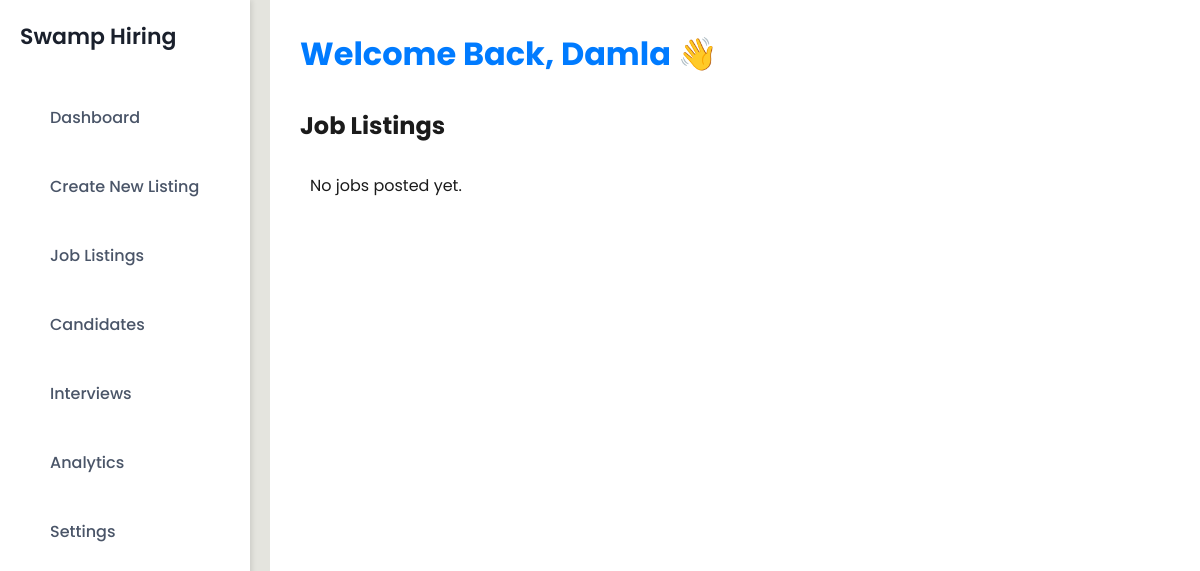
/employer_job_listings/ (signed in), run on an earlier commit of the app's database.
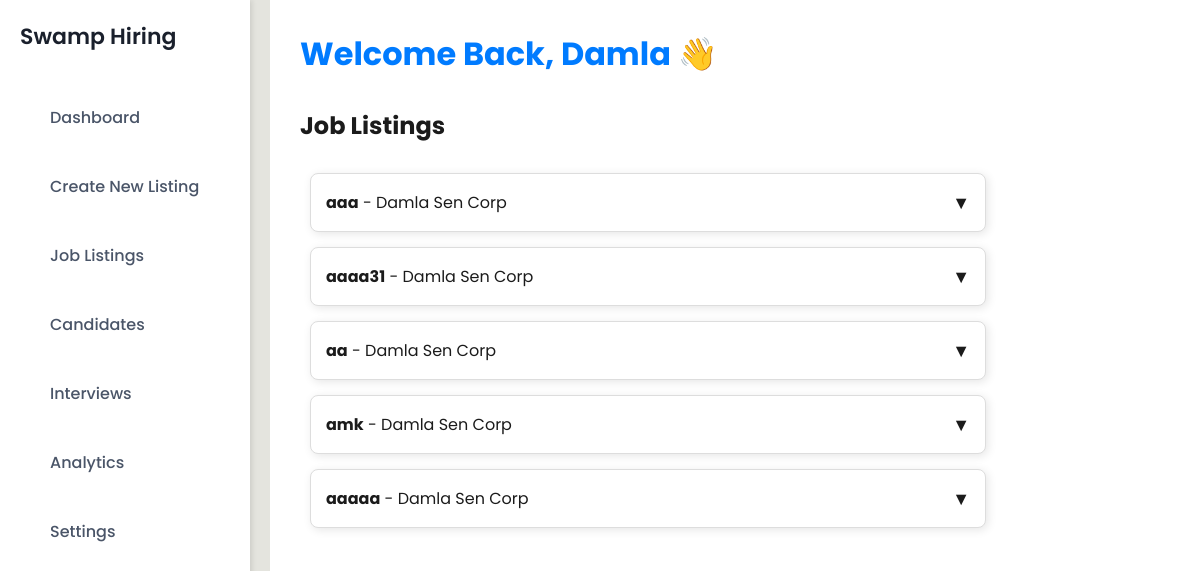
And on a later commit of the database.
### tutorials/models/user_model.py (models this page shows, shortened)
class User(AbstractUser):
    username = models.CharField(
        max_length=30,
        unique=True,
        validators=[RegexValidator(
            regex=r'^@\w{3,}$',
            message='Username must consist of @ followed by at least three alphanumericals'
        )]
    )
    first_name = models.CharField(max_length=50, blank=False)
    last_name = models.CharField(max_length=50, blank=False)
    email = models.EmailField(unique=True, blank=False)
    ROLE_CHOICES = [
        ('Employer', 'Employer'),
        ('Applicant', 'Applicant'),
        ('Admin', 'Admin')
    ]
    role = models.CharField(max_length=20, choices=ROLE_CHOICES)
    class Meta:
        ordering = ['last_name', 'first_name']

### tutorials/models/employer_models.py (models this page shows, shortened)
class Job(models.Model):
    employer = models.ForeignKey(
        Employer,
        on_delete=models.CASCADE,
        related_name='jobs',
        null=True,
        blank=True
    )
    title = models.CharField(max_length=200)
    company_name = models.CharField(max_length=255, default="Unknown Company")
    location = models.CharField(max_length=255, default="Unknown Location")
    job_type = models.CharField(
        max_length=100,
        choices=[
            ('Full Time', 'Full Time'),
            ('Part Time', 'Part Time'),
            ('Internship', 'Internship'),
            ('Apprenticeship', 'Apprenticeship')
        ],
        blank=True,
        null=True
    )
    salary = models.DecimalField(max_digits=10, decimal_places=2, null=True, blank=True)
    description = models.TextField()
    requirements = models.TextField(blank=True)
    benefits = models.TextField(blank=True, null=True)
    application_deadline = models.DateField(null=True, blank=True)
    contact_email = models.EmailField(default="default@email.com")
    created_at = models.DateTimeField(auto_now_add=True)
    STATUS_CHOICES = [
        ('pending', 'Pending Review'),
        ('approved', 'Approved'),
        ('rejected', 'Rejected'),
    ]
    status = models.CharField(
        max_length=10,
        choices=STATUS_CHOICES,
        default='pending'  # New jobs start as pending
    )

### tutorials/views/employer_views.py (the view)
# urls.py: path('employer_job_listings/', employer_job_listings, name='employer_job_listings'),
@login_required
def employer_job_listings(request):
    try:
        employer = Employer.objects.get(username=request.user.username)
    except Employer.DoesNotExist:
        return render(request, 'error.html', {"message": "Employer profile not found."})
    jobs = Job.objects.filter(employer=employer)
    if not jobs.exists():
        logger.warning(f"⚠️ No jobs found for employer: {employer.company_name}")
    return render(request, 'employer_job_listings.html', {'jobs': jobs})

### tutorials/templates/employer_job_listings.html (shortened to what this page needs)
{% extends 'base.html' %}
{% load static %}
{% block extra_css %}
<link rel="stylesheet" href="{% static 'css/employer_job_listings.css' %}">
{% endblock %}
{% block content %}
<section class="job-listings">
    <h2>Job Listings</h2>
    <div class="job-listings-container">
        {% if jobs %}
            {% for job in jobs %}
                <div class="job-listing-card" onclick="toggleDetails('{{ job.id }}')">
                    <div class="job-header">
                        <p>
                            <strong class="job-title">{{ job.title }}</strong> - {{ job.company_name }}
                        </p>
                        <span id="toggle-icon-{{ job.id }}" class="toggle-icon">▼</span>
                    </div>
                </div>
            {% endfor %}
        {% else %}
            <p>No jobs posted yet.</p>
        {% endif %}
    </div>
</section>
{% endblock %}

### tutorials/templates/base.html (shortened to what this page needs)
{% load static %}
<!DOCTYPE html>
<html lang="en">
<head>
    <link rel="stylesheet" href="{% static 'css/admin_home_page.css' %}">
    {% block extra_css %}{% endblock %}
</head>
<body>
    <div class="dashboard-container">
        <aside class="sidebar">
            <h2>Swamp Hiring</h2>
            <nav>
                <ul>
                    {% if user.is_authenticated %}
                        {% if user.role == "Employer" %}
                            <li><a href="{% url 'employer_home_page' %}">Dashboard</a></li>
                            <li><a href="{% url 'create_job_listings' %}">Create New Listing</a></li>
                            <li><a href="{% url 'employer_job_listings' %}">Job Listings</a></li>
                            <li><a href="{% url 'employer_candidates' %}">Candidates</a></li>
                            <li><a href="{% url 'employer_interviews' %}">Interviews</a></li>
                            <li><a href="{% url 'employer_analytics' %}">Analytics</a></li>
                            <li><a href="{% url 'employer_settings' %}">Settings</a></li>
                        {% elif user.role == "Admin" %}
                            <li><a href="{% url 'admin_home_page' %}">Admin Dashboard</a></li>
                            <li><a href="{% url 'admin_job_listings' %}">Manage Job Listings</a></li>
                            <li><a href="{% url 'admin_settings' %}">Settings</a></li>
                        {% else %}
                            <li><a href="/">Home</a></li>
                        {% endif %}
                    {% endif %}
                </ul>
            </nav>
        </aside>
        <main class="content">
            <header>
                <div class="user-profile" id="userProfile">
                    <h1>Welcome Back, {{ user.first_name }} 👋</h1>
                </div>
            </header>
            {% block content %}{% endblock %}
        </main>
    </div>
</body>
</html>

### static/css/admin_home_page.css (style rules this page uses)
* { margin: 0; padding: 0; box-sizing: border-box; font-family: 'Poppins', sans-serif; }
body { background: #F8F9FA; color: #1A202C; display: flex; height: 100vh; overflow: hidden; width: 100vw; }
.sidebar { width: 250px; background: #FFFFFF; padding: 20px; height: 100vh; display: flex; flex-direction: column; align-items: flex-start; box-shadow: 2px 0 5px rgba(0, 0, 0, 0.1); position: fixed; left: 0; top: 0; bottom: 0; }
.sidebar h2 { color: #1A202C; margin-bottom: 30px; font-size: 22px; font-weight: 600; }
.sidebar nav ul { list-style: none; width: 100%; padding-left: 0; }
.sidebar nav ul li { padding: 12px 20px; display: flex; align-items: center; gap: 10px; font-size: 16px; font-weight: 500; color: #4A5568; cursor: pointer; transition: 0.3s; border-radius: 6px; }
.sidebar nav ul li a { text-decoration: none; color: inherit; display: flex; align-items: center; gap: 10px; width: 100%; padding: 10px; }
.content { flex: 1; padding: 30px; background: #FFFFFF; margin-left: 270px; min-height: 100vh; width: calc(100vw - 270px); overflow-x: hidden; }
header { display: flex; justify-content: space-between; align-items: center; margin-bottom: 30px; width: 100%; }
.user-profile { position: relative; display: inline-block; cursor: pointer; font-weight: bold; color: #007bff; transition: color 0.3s; }

### static/css/employer_job_listings.css (style rules this page uses)
* { margin: 0; padding: 0; box-sizing: border-box; font-family: 'Poppins', sans-serif; }
body { background: #E4E4DE; color: #1B1B1B; display: flex; flex-direction: column; align-items: center; width: 100vw; overflow-x: hidden; }
.job-listings-container { width: 80%; margin-top: 20px; display: flex; flex-direction: column; gap: 15px; padding: 10px; max-height: 500px; overflow-y: auto; }
.job-listing-card { background: #fff; border: 1px solid #ddd; border-radius: 8px; padding: 15px; box-shadow: 2px 2px 10px rgba(0, 0, 0, 0.1); cursor: pointer; transition: transform 0.2s ease-in-out; }
.job-header { display: flex; justify-content: space-between; align-items: center; cursor: pointer; }
.toggle-icon { font-size: 18px; transition: transform 0.3s ease-in-out; }

What changed in the data, as far as the page shows it:
added Job: title "aaa", company_name "Damla Sen Corp"
added Job: title "aaaa31", company_name "Damla Sen Corp"
added Job: title "aa", company_name "Damla Sen Corp"
added Job: title "amk", company_name "Damla Sen Corp"
added Job: title "aaaaa", company_name "Damla Sen Corp"
Also different on the page:
text no longer shown: "No jobs posted yet."
